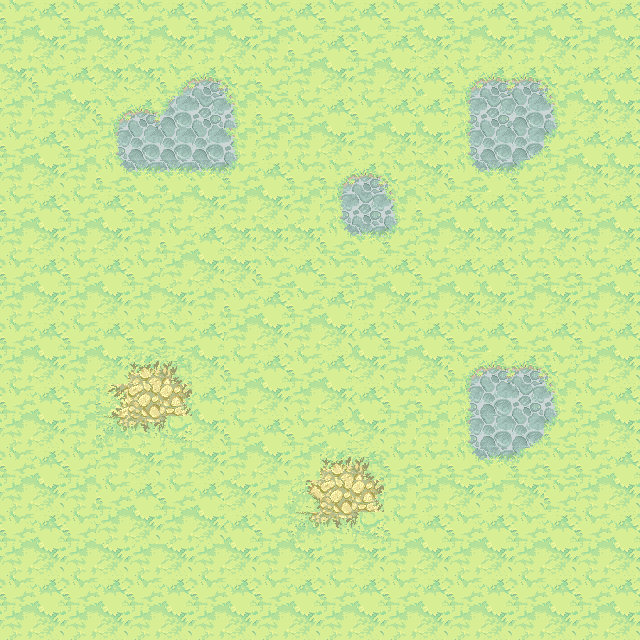

This is a level from a 2D game, rendered from its Tiled map with the project's own tilesets. A one-line summary and the map file follow, with tile-layer data summarised:
An orthogonal 20x20 tile map with 32x32 px tiles, 1 tile layer (background), 1 hidden layer not drawn, 6 tilesets.

<map version="1.0" orientation="orthogonal" renderorder="right-down" width="20" height="20" tilewidth="32" tileheight="32" nextobjectid="16">
 <tileset firstgid="1" name="ObjectLayer" tilewidth="32" tileheight="32" tilecount="84" columns="14">
  <image source="ObjectLayer.png" width="477" height="219" />
 </tileset>
 <tileset firstgid="85" name="ground_tiles" tilewidth="32" tileheight="32" tilecount="441" columns="21">
  <image source="ground_tiles.png" width="672" height="701" />
  <terraintypes>
   <terrain name="pradera" tile="43" />
   <terrain name="tierra" tile="106" />
   <terrain name="agua" tile="191" />
   <terrain name="piedra" tile="67" />
   <terrain name="mancha tierra" tile="34" />
   <terrain name="mancha gris" tile="99" />
   <terrain name="piedra marron" tile="274" />
  </terraintypes>
  <tile id="12" terrain="1,1,1,4" />
  <tile id="13" terrain="1,1,4,4" />
  <tile id="14" terrain="1,1,4,1" />
  <tile id="15" terrain="4,4,4,1" />
  <tile id="16" terrain="4,4,1,4" />
  <tile id="33" terrain="1,4,1,4" />
  <tile id="34" terrain="4,4,4,4" />
  <tile id="35" terrain="4,1,4,1" />
  <tile id="36" terrain="4,1,4,4" />
  <tile id="37" terrain="1,4,4,4" />
  <tile id="43" terrain="0,0,0,0" />
  <tile id="44" terrain="0,0,0,0" />
  <tile id="54" terrain="1,4,1,1" />
  <tile id="55" terrain="4,4,1,1" />
  <tile id="56" terrain="4,1,1,1" />
  <tile id="64" terrain="0,0,0,0" />
  <tile id="65" terrain="0,0,0,0" />
  <tile id="67" terrain="3,3,3,3" />
  <tile id="72" terrain="0,0,0,1" />
  <tile id="73" terrain="0,0,1,0" />
  <tile id="90" terrain="0,0,0,1" />
  <tile id="91" terrain="0,0,1,1" />
  <tile id="92" terrain="0,0,1,0" />
  <tile id="93" terrain="0,1,0,0" />
  <tile id="94" terrain="1,0,0,0" />
  <tile id="96" terrain="1,1,1,5" />
  <tile id="97" terrain="1,1,5,5" />
  <tile id="98" terrain="1,1,5,1" />
  <tile id="106" terrain="1,1,1,1" />
  <tile id="107" terrain="1,1,1,1" />
  <tile id="108" terrain="1,1,1,1" />
  <tile id="111" terrain="0,1,0,1" />
  <tile id="113" terrain="1,0,1,0" />
  <tile id="114" terrain="1,1,1,0" />
  <tile id="115" terrain="1,1,0,1" />
  <tile id="117" terrain="1,5,1,5" />
  <tile id="119" terrain="5,1,5,1" />
  <tile id="120" terrain="1,5,5,1" />
  <tile id="121" terrain="5,1,1,5" />
  <tile id="127" terrain="1,1,1,1" />
  <tile id="128" terrain="1,1,1,1" />
  <tile id="129" terrain="1,1,1,1" />
  <tile id="132" terrain="0,1,0,0" />
  <tile id="133" terrain="1,1,0,0" />
  <tile id="134" terrain="1,0,0,0" />
  <tile id="135" terrain="1,0,1,1" />
  <tile id="136" terrain="0,1,1,1" />
  <tile id="137" terrain=",,2," />
  <tile id="138" terrain="1,5,1,1" />
  <tile id="139" terrain="5,5,1,1" />
  <tile id="140" terrain="5,1,1,1" />
  <tile id="141" terrain="5,1,1,5" />
  <tile id="142" terrain="1,5,5,1" />
  <tile id="148" terrain="1,1,1,1" />
  <tile id="149" terrain="1,1,1,1" />
  <tile id="150" terrain="1,1,1,1" />
  <tile id="158" terrain="2,,," />
  <tile id="174" terrain="0,0,0,2" />
  <tile id="175" terrain="0,0,2,2" />
  <tile id="176" terrain="0,0,2,0" />
  <tile id="177" terrain="0,0,0,0" />
  <tile id="190" terrain="2,2,2,2" />
  <tile id="191" terrain="2,2,2,2" />
  <tile id="192" terrain=",,,3" />
  <tile id="193" terrain=",,3,3" />
  <tile id="194" terrain=",,3," />
  <tile id="195" terrain="0,2,0,2" />
  <tile id="196" terrain="2,2,2,2" />
  <tile id="197" terrain="2,0,2,0" />
  <tile id="198" terrain="0,2,2,2" />
  <tile id="199" terrain="2,0,2,2" />
  <tile id="211" terrain="2,2,2,2" />
  <tile id="212" terrain="2,2,2,2" />
  <tile id="213" terrain=",3,,3" />
  <tile id="214" terrain="2,2,2,2" />
  <tile id="215" terrain="3,,3," />
  <tile id="216" terrain="0,2,0,0" />
  <tile id="217" terrain="2,2,0,0" />
  <tile id="218" terrain="2,0,0,0" />
  <tile id="219" terrain="2,2,0,2" />
  <tile id="220" terrain="2,2,2,0" />
  <tile id="234" terrain=",3,," />
  <tile id="235" terrain="3,3,," />
  <tile id="236" terrain="3,,," />
  <tile id="258" terrain="0,0,0,0" />
  <tile id="259" terrain="0,0,6,6" />
  <tile id="260" terrain="0,0,6,0" />
  <tile id="262" terrain="6,0,6,0" />
  <tile id="274" terrain="6,6,6,6" />
  <tile id="275" terrain="6,6,6,6" />
  <tile id="277" terrain="6,6,6,0" />
  <tile id="278" terrain="0,6,0,6" />
  <tile id="279" terrain="0,6,0,6" />
  <tile id="280" terrain="6,6,6,6" />
  <tile id="281" terrain="6,6,6,0" />
  <tile id="282" terrain="6,6,6,0" />
  <tile id="283" terrain="6,6,0,6" />
  <tile id="295" terrain="6,6,6,6" />
  <tile id="296" terrain="6,6,6,6" />
  <tile id="298" terrain="6,0,6,6" />
  <tile id="299" terrain="0,6,6,6" />
  <tile id="300" terrain="0,6,0,0" />
  <tile id="301" terrain="6,6,0,0" />
  <tile id="302" terrain="6,0,0,0" />
  <tile id="303" terrain="6,0,6,6" />
  <tile id="304" terrain="0,6,6,6" />
 </tileset>
 <tileset firstgid="526" name="Extra_Unfinished4" tilewidth="32" tileheight="32" tilecount="88" columns="11">
  <image source="Extra_Unfinished4.png" width="360" height="266" />
 </tileset>
 <tileset firstgid="614" name="Cliff_tileset" tilewidth="32" tileheight="32" tilecount="240" columns="15">
  <image source="Cliff_tileset.png" width="503" height="518" />
 </tileset>
 <tileset firstgid="854" name="graphics-tiles-waterflow" tilewidth="32" tileheight="32" tilecount="81" columns="9">
  <image source="graphics-tiles-waterflow.png" width="319" height="293" />
 </tileset>
 <tileset firstgid="935" name="meta_tiles" tilewidth="32" tileheight="32" spacing="1" margin="1" tilecount="2" columns="2">
  <image source="meta_tiles.png" width="67" height="34" />
  <tile id="0">
   <properties>
    <property name="colisionable" value="true" />
    <property name="objeto" value="piedra" />
   </properties>
  </tile>
  <tile id="1">
   <properties>
    <property name="colisionable" value="true" />
    <property name="objeto" value="agua" />
   </properties>
  </tile>
 </tileset>
 <layer name="background" width="20" height="20">
  <data>[400 cells, 400 non-empty, 28 distinct tile ids]</data>
 </layer>
 <layer name="meta tiles" width="20" height="20" visible="0">
  <data>[400 cells, 48 non-empty, 2 distinct tile ids]</data>
 </layer>
</map>
